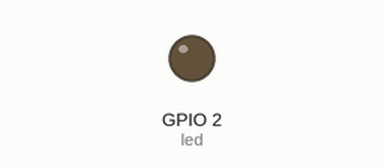
Simulated run of this sketch. Board: ESP32. Shown: output pins drawn as LEDs (lit = HIGH). What the sketch prints to the serial monitor is not drawn.

Above: at 4.0 s.
At 12.0 s:
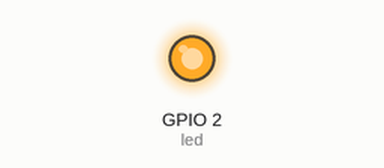
Timing chart, 0 to 20.8 s (numbered marks = the images above):
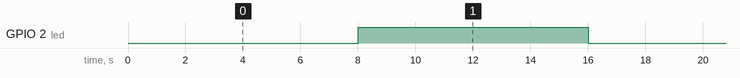

Measured:
- by itself, GPIO 2 (led): alternates HIGH for 8.0 s and LOW for 8.0 s

The sketch:

esp32_zhongduan.ino
```cpp
//外部中断端口号：GPIO 0,2,4,12-15,25-27,32-39
#include <ArduinoJson.h>
#include <Ticker.h>//定时器库非必须，只是配网时，直观一点，可以查看配网时的状态
Ticker ticker;


#define led (2)    //板载led灯
String str0="{'code':200,'msg':'success','newslist':[{'gregoriandate':'2021-08-23','lunardate':'2021-7-16','lunar_festival':'','festival':'','fitness':'经营.交易.求官.纳畜.动土','taboo':'登高.行船.安床.入宅.博彩','shenwei':'喜神：东南 福神：东北 财神：正南阳贵：东南 阴贵：正东 ','taishen':'房床若移整,大门修当避,碓磨莫移动胎神在房内南停留6天','chongsha':'兔日冲(丁酉)鸡','suisha':'岁煞西','wuxingjiazi':'金','wuxingnayear':'壁上土','wuxingnamonth':'山下火','xingsu':'南方张月鹿-吉','pengzu':'癸不词讼 卯不穿井','jianshen':'危','tiangandizhiyear':'辛丑','tiangandizhimonth':'丙申','tiangandizhiday':'癸卯','lmonthname':'孟秋','shengxiao':'牛','lubarmonth':'七月','lunarday':'十六','jieqi':'处暑'}]}";

void tick()
{
  //toggle state
  digitalWrite(led, !digitalRead(led));     // set pin to the opposite state
  Serial.printf("lubarmonth位置: %d \r\n",str0.lastIndexOf("lubarmonth"));
delay(50);
Serial.printf("lunarday位置: %d \r\n",str0.lastIndexOf("lunarday"));
String str1=str0.substring(str0.lastIndexOf("lubarmonth"),str0.lastIndexOf(",'jieqi"));

str1 = "{'" + str1 +"}";
Serial.println(str1);
//StaticJsonDocument<1024> doc;
DynamicJsonDocument doc(2048);
DeserializationError error = deserializeJson(doc, str0);

if (error) {
  Serial.print(F("deserializeJson() failed: "));
  Serial.println(error.f_str());
  return;
}
JsonObject newslist_0 = doc["newslist"][0];
const char* newslist_0_lubarmonth = newslist_0["lubarmonth"]; // "七月"
const char* newslist_0_lunarday = newslist_0["lunarday"]; // "十六"
Serial.printf("lubarmonth的值: %s \r\n",newslist_0_lubarmonth);
delay(50);
Serial.printf("lunarday的值: %s \r\n",newslist_0_lunarday);
String str2 = String(newslist_0_lubarmonth) + String(newslist_0_lunarday);
}
void setup() {
  pinMode(led,OUTPUT);
  digitalWrite(led,LOW);
  Serial.begin(115200);
  Serial.println();
 // esp_sleep_enable_ext0_wakeup(GPIO_NUM_4,LOW);//唤醒源中断设置,高电平或低电平触发
 ticker.attach(8, tick);
//Serial.println(str0.indexOf());
}
void loop() {
 // esp_deep_sleep_start();//进入睡眠模式之前,将刷新 UART FIFO 的内容。
  //esp_light_sleep_start();//进入轻度睡眠模式时，UART FIFO 不会被刷新。相反，UART 输出将被暂停，FIFO 中的剩余字符将在从轻度睡眠唤醒后发送出去。

}
```
